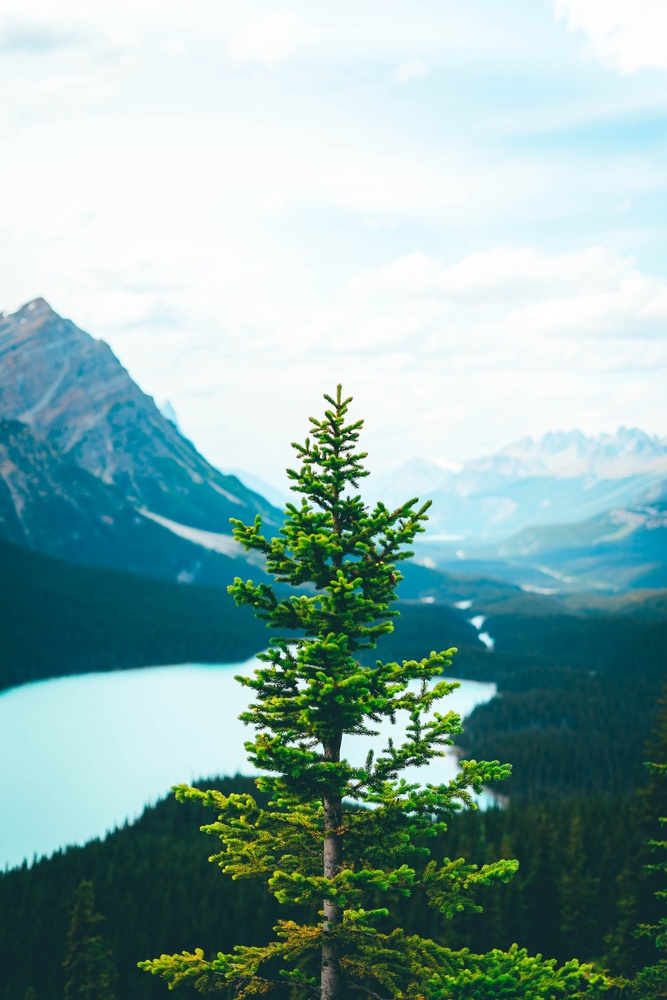
#> input picture Image_Filters/tree.jpg, 667 x 1000 px, shrunk from 1920 x 2880 before the run
$ python main.py   (older library calls are emulated)
#> lines starting #> are read from the running program, lines starting #| are printed output that depends on the picture; after the words box and inside, x2 and y2 are one past the last pixel; in counts of white or black regions, pixels touching at a corner belong together
#> further down, image is the input picture: shape (1000, 667, 3); mean B, G, R 169.1, 172.3, 139.1
import cv2
import numpy as np


def black_and_white(image):
    return cv2.cvtColor(image, cv2.COLOR_BGR2GRAY)


def negative(image):
    return cv2.bitwise_not(image)
#> returned value: shape (1000, 667, 3)


def sepia(image):
    image = np.array(image, dtype=np.float64)

    sepia_filter = np.array([[0.272, 0.534, 0.131],
                             [0.349, 0.686, 0.168],
                             [0.393, 0.769, 0.189]])

    sepia_image = cv2.transform(image, sepia_filter)

    sepia_image[np.where(sepia_image > 255)] = 255

    return sepia_image.astype(np.uint8)


def sobel(image):
    gray = cv2.cvtColor(image, cv2.COLOR_BGR2GRAY)
    sobel_x = cv2.Sobel(gray, cv2.CV_64F, 1, 0, ksize=5)
    sobel_y = cv2.Sobel(gray, cv2.CV_64F, 0, 1, ksize=5)
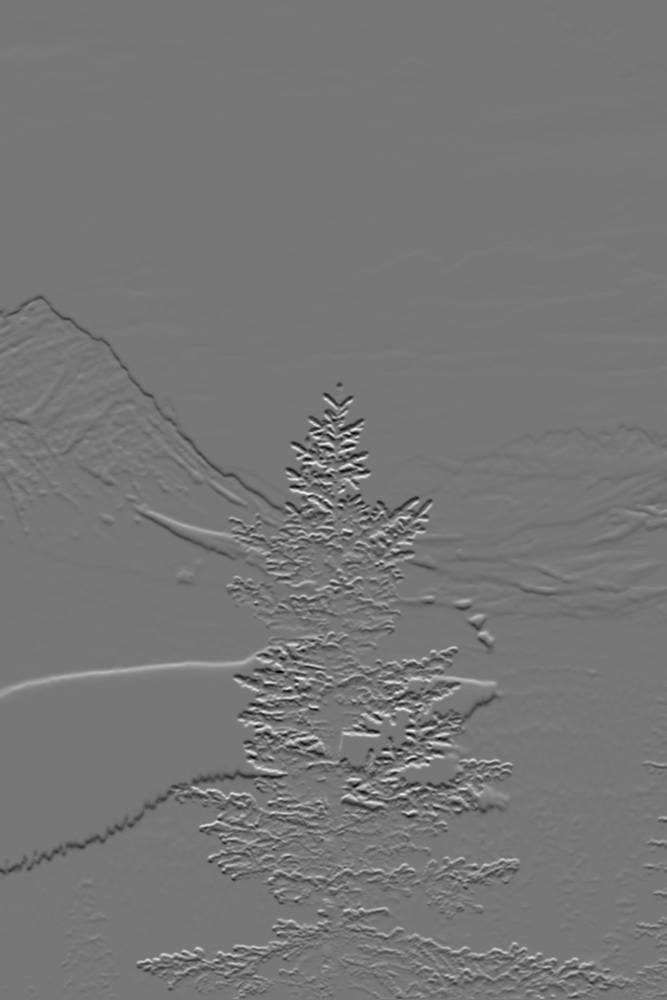
#> sobel_y: shape (1000, 667) float64; min -8825, max 9987, mean -26.3; drawn with min black and max white
    sobel_combined = cv2.addWeighted(cv2.convertScaleAbs(sobel_x), 0.5, cv2.convertScaleAbs(sobel_y), 0.5, 0)
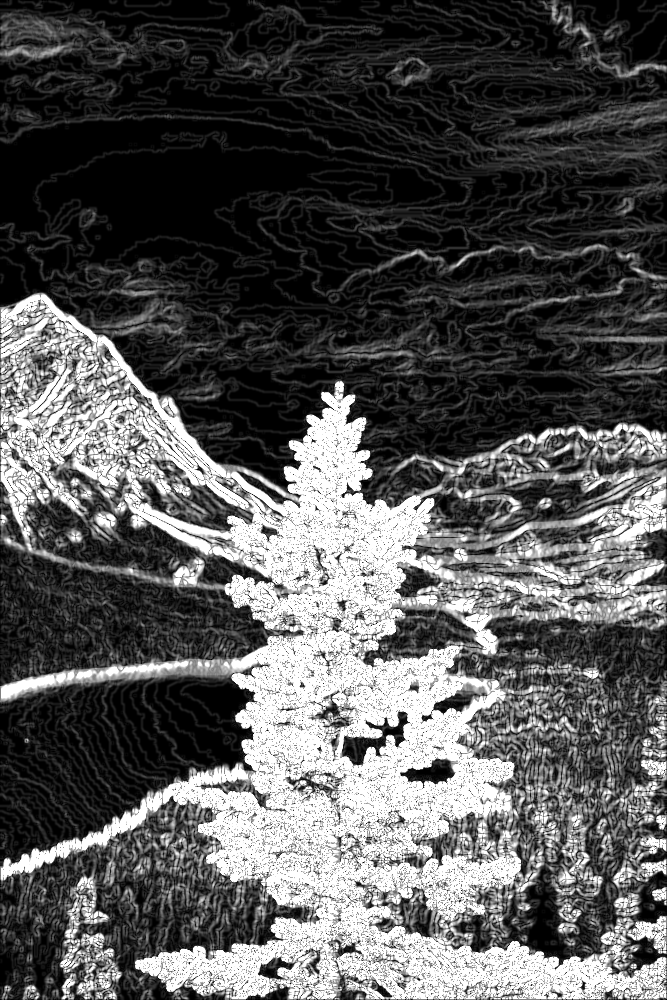
#> sobel_combined: shape (1000, 667); min 0, max 255, mean 86.9
    return sobel_combined


def canny(image):
    gray = cv2.cvtColor(image, cv2.COLOR_BGR2GRAY)
    canny_edges = cv2.Canny(gray, 100, 200)
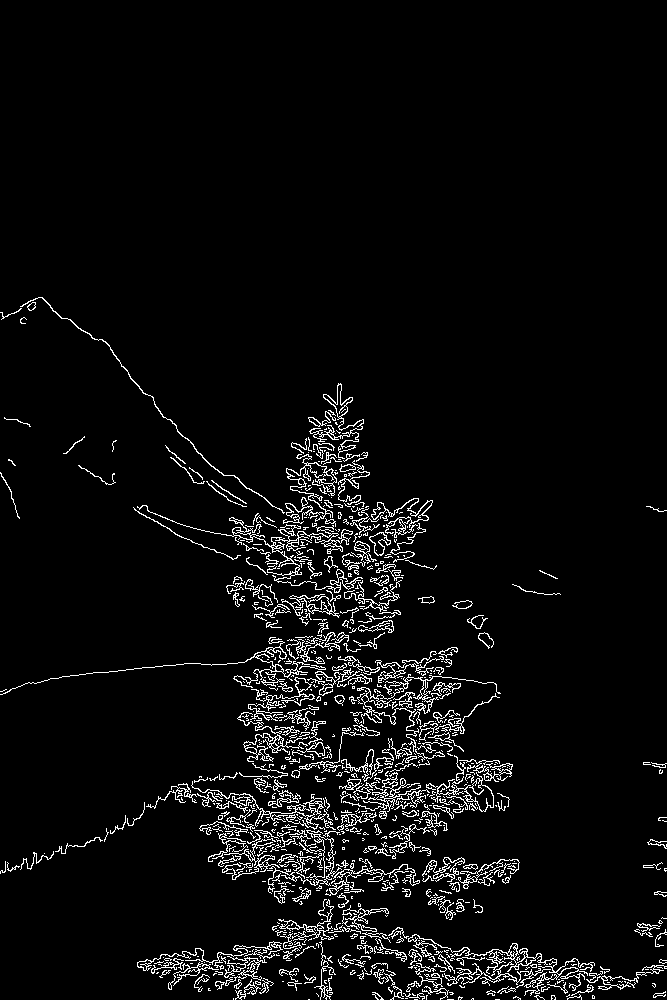
#> canny_edges: shape (1000, 667); 4.7% white in thin lines or dots, all inside (x1, y1, x2, y2) = (0, 297, 667, 1000)
    return canny_edges


def cartoon(image):
    gray = cv2.cvtColor(image, cv2.COLOR_BGR2GRAY)
    blur = cv2.medianBlur(gray, 5)
    edges = cv2.adaptiveThreshold(blur, 255, cv2.ADAPTIVE_THRESH_MEAN_C, cv2.THRESH_BINARY, 9, 9)
#> edges: shape (1000, 667); 93.7% white; 741 black regions (447 under 20 px), largest, box (x1, y1, x2, y2) and area: (8, 297, 334, 528) 1731, (335, 753, 429, 821) 1434, (0, 639, 279, 694) 1176
    color = cv2.bilateralFilter(image, 9, 300, 300)
    cartoon = cv2.bitwise_and(color, color, mask=edges)
    return cartoon


def pencil(image):
    _, pencil_image = cv2.pencilSketch(image, sigma_s=50, sigma_r=0.09, shade_factor=0.03)
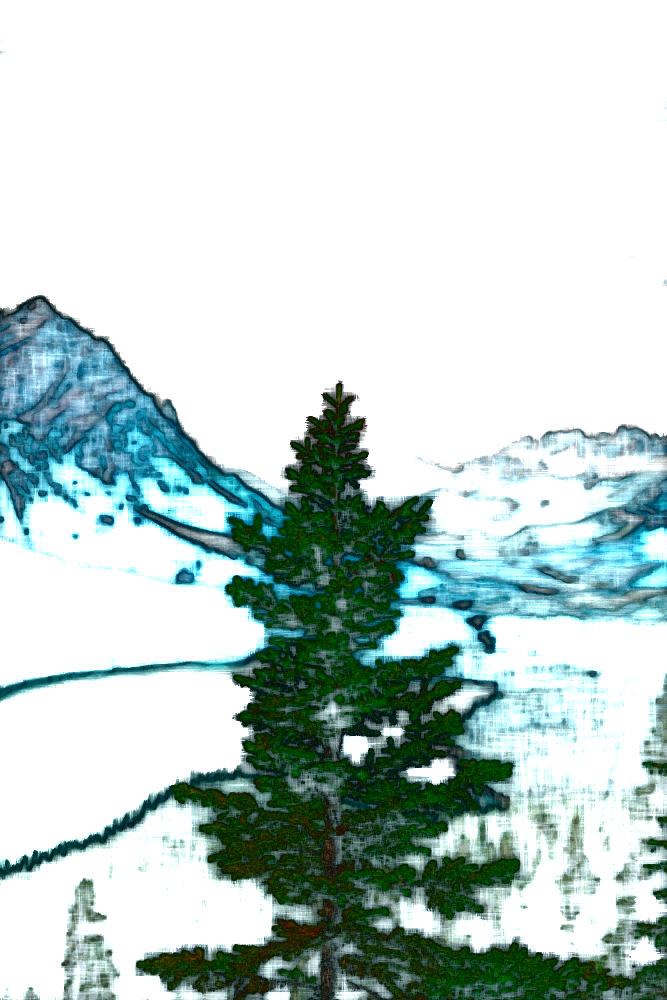
#> pencil_image: shape (1000, 667, 3); mean B, G, R 203.5, 206.9, 189.8
    return pencil_image


def emboss(image):
    kernel = np.array([[0, -1, -1],
                       [1, 0, -1],
                       [1, 1, 0]])
    embossed_image = cv2.filter2D(image, -1, kernel)
    return embossed_image


def duo_tone(image, channel):
#> called with channel = 0
    duotone_image = image.copy()
    for i in range(3):
        if i != channel:
            duotone_image[:, :, i] = 0
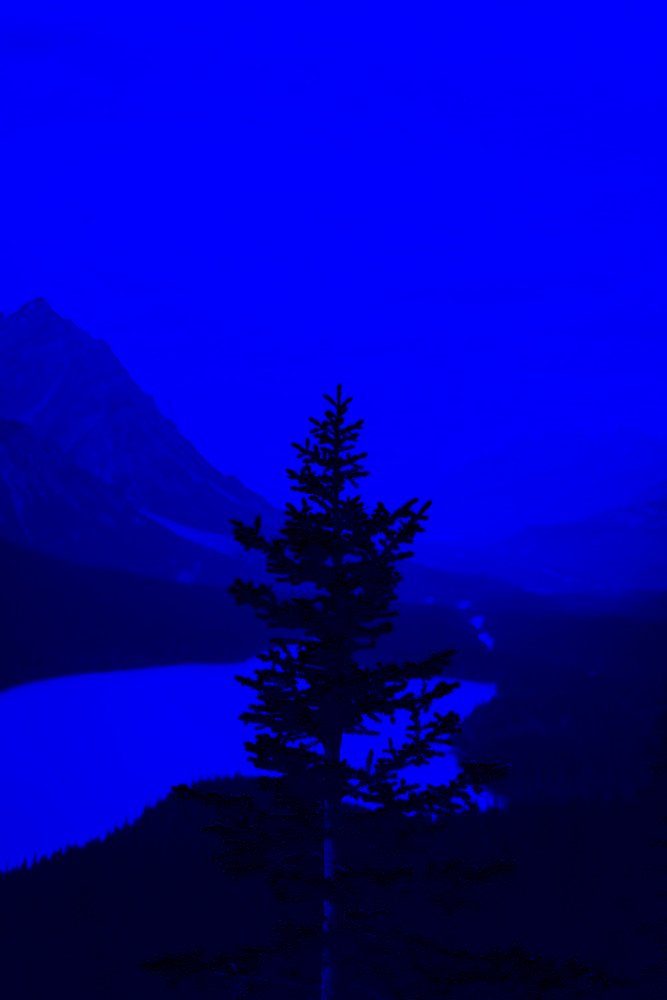
#> duotone_image: shape (1000, 667, 3); mean B, G, R 169.1, 0, 0
    return duotone_image


if __name__ == "__main__":
    image = cv2.imread('tree.jpg')

    # Apply filters
    bw_image = black_and_white(image)
    negative_image = negative(image)
    sepia_image = sepia(image)
    sobel_image = sobel(image)
    canny_image = canny(image)
    cartoon_image = cartoon(image)
    pencil_image = pencil(image)
    emboss_image = emboss(image)
    duo_tone_image0 = duo_tone(image, 0)
    duo_tone_image1 = duo_tone(image, 1)
#> call 2 of duo_tone, with channel = 1
#> after the loop in duo_tone (call 2), `for i in range(3):`:
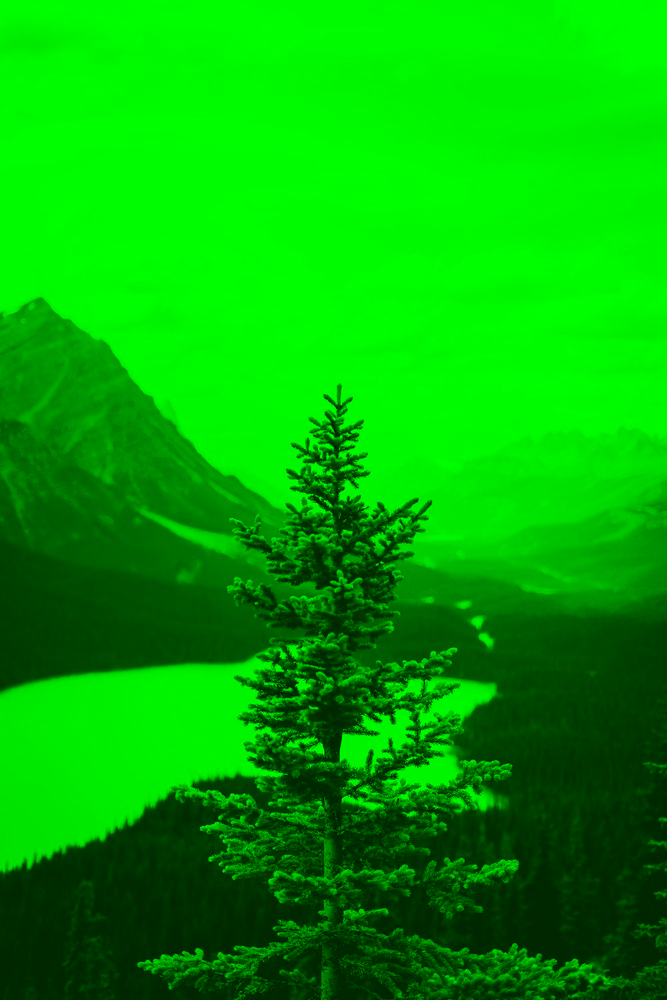
#> duotone_image: shape (1000, 667, 3); mean B, G, R 0, 172.3, 0
    duo_tone_image2 = duo_tone(image, 2)
#> call 3 of duo_tone, with channel = 2
#> after the loop in duo_tone (call 3), `for i in range(3):`:
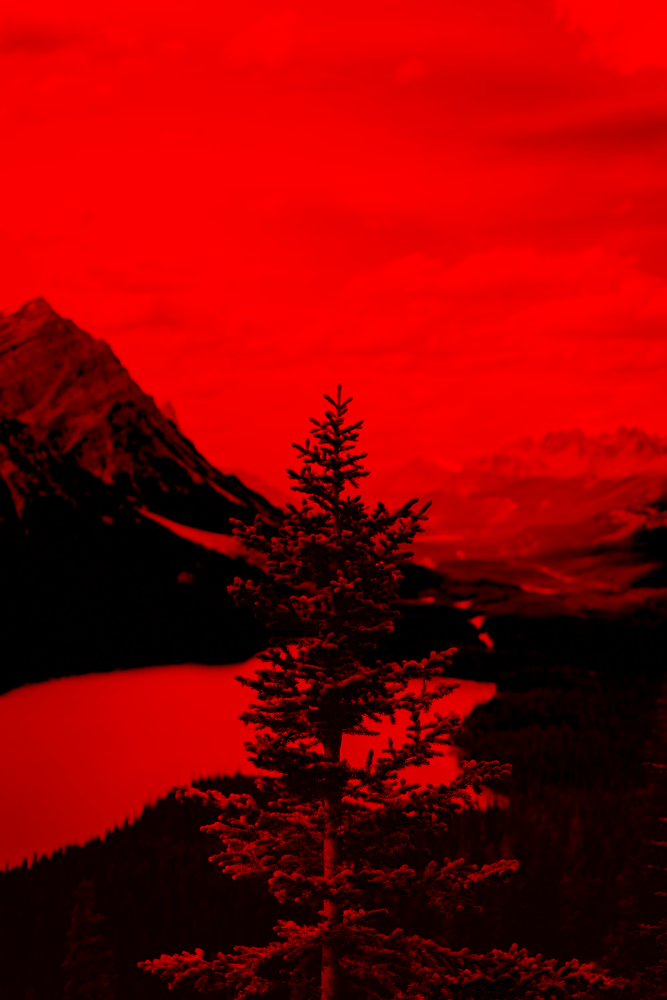
#> duotone_image: shape (1000, 667, 3); mean B, G, R 0, 0, 139.1

    # Display the results
    cv2.imshow('Black and White', bw_image)
    cv2.imshow('Negative', negative_image)
    cv2.imshow('Sepia', sepia_image)
    cv2.imshow('Sobel', sobel_image)
    cv2.imshow('Canny', canny_image)
    cv2.imshow('Cartoon', cartoon_image)
    cv2.imshow('Pencil', pencil_image)
    cv2.imshow('Emboss', emboss_image)
    cv2.imshow('Duo Tone (B)', duo_tone_image0)
    cv2.imshow('Duo Tone (G)', duo_tone_image1)
    cv2.imshow('Duo Tone (R)', duo_tone_image2)

    # Save images
    cv2.imwrite('Black_and_White.jpg', bw_image)
    cv2.imwrite('Negative.jpg', negative_image)
    cv2.imwrite('Sepia.jpg', sepia_image)
    cv2.imwrite('Sobel.jpg', sobel_image)
    cv2.imwrite('Canny.jpg', canny_image)
    cv2.imwrite('Cartoon.jpg', cartoon_image)
    cv2.imwrite('Pencil.jpg', pencil_image)
    cv2.imwrite('Emboss.jpg', emboss_image)
    cv2.imwrite('Duo_Tone_B.jpg', duo_tone_image0)
    cv2.imwrite('Duo_Tone_G.jpg', duo_tone_image1)
    cv2.imwrite('Duo_Tone_R.jpg', duo_tone_image2)

    cv2.waitKey(0)
    cv2.destroyAllWindows()
